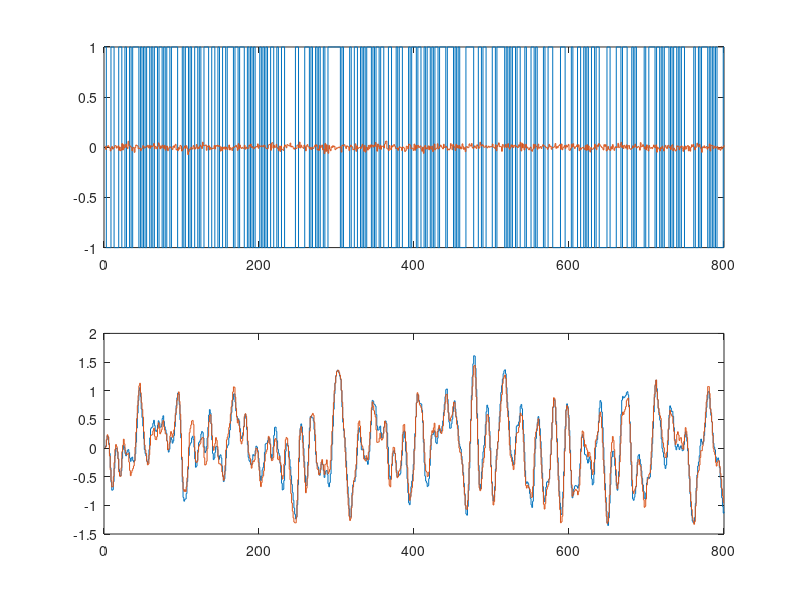
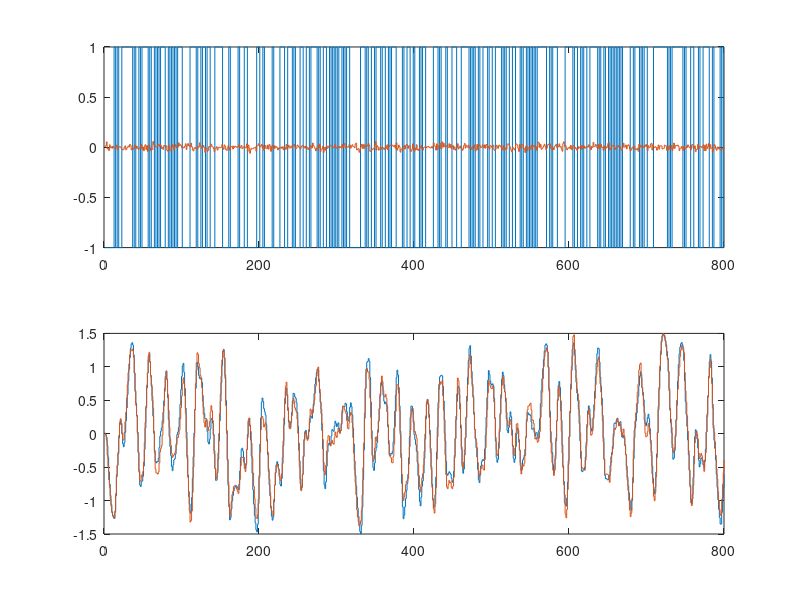

Here is the MATLAB script that generated these plots, in order: (Note: this script raises an error after producing the figures.)
%% System identification example and exercise MR2007 Summer 2021
% Kjartan Halvorsen

s = tf('s');
omega = 1;
zeta = 0.4;
G = omega^2/(s^2 + 2*zeta*omega*s + omega^2);
G1 = (s+1)/(2*s+1);
h = 0.3;

Gd = c2d(G, h);
[num, den] = tfdata(Gd)
disp('True model')
Gd

He = tf([1, 0, 0], den{1}, h)


% Generate identification data
sigma = 0.02;
N = 400;
uu = 2*( -0.5 + randi([0,1], 1, N) );
u = cat(1, uu, uu);
u = u(:);
e = sigma*randn(size(u));

y = lsim(Gd, u) + lsim(He, e);
yoe = lsim(Gd, u) + e;

dta = iddata(y, u, h);
dta_oe = iddata(yoe, u, h);

figure(1)
clf
subplot(211)
stairs(u)
hold on
stairs(e)
subplot(212)
stairs(y)
hold on
stairs(yoe)

% Generate validation sequence
uu = 2*( -0.5 + randi([0,1], 1, N) );
uv = cat(1, uu, uu);
uv = uv(:);
ev = sigma*randn(size(uv));

yv = lsim(Gd, uv) + lsim(He, ev);
yvoe = lsim(Gd, uv) + ev;

figure(2)
clf
subplot(211)
stairs(uv)
hold on
stairs(ev)
subplot(212)
stairs(yv)
hold on
stairs(yvoe)

dtav = iddata(yv, uv, h);
dta_oe_v = iddata(yvoe, uv, h);


%% Estimate first-order model (q + a_1) y(k) = (b_0q + b_1) q^{-1} u(k) + qe(k)
% \hat{y}(k+1) = -a_1y(k) +  b_0u(k) + b_1u(k-1) 
%              = [-y(k) u(k) u(k-1) ] * [a_1; b_0; b_1]
n = 1;
m = 1;
d = 1;

sys = arx(dta, [n, m, d])
sysoe = oe(dta_oe, [n, m, d])

compare(dtav, sys, sysoe)

%[sys1, resid1, resval1, rms1, fit1] = estimate_arx(u, y, n, m, d, uv, yv, figure(1));

sys1

%% Estimate second-order model (q^2 + a_1q + a_2) y(k) = (b_0q^2 + b_1a + b_2) q^{-d} u(k) + q^2e(k)
% \hat{y}(k+1) = -a_1y(k) - a_2y(k-1) +  b_0u(k+1-d) + b_1u(k-d) + b_2u(k-1-d) 
%              = [-y(k) -y(k-1) u(k+1-d) u(k-d) u(k-1-d) ] * [a_1; a_2; b_0; b_1; b_2]
n = 2;
m = 1;
d = 0;

[sys2, resid2, resval2, rms2, fit2] = estimate_arx(u, y, n, m, d, uv, yv, figure(2));
sys2

%% Estimate second-order model (q^2 + a_1q + a_2) y(k) = (b_0q^1 + b_1) q^{-0} u(k) + q^2e(k)
% \hat{y}(k+1) = -a_1y(k) - a_2y(k-1) +  b_0u(k) + b_1u(k-1) 
%              = [-y(k) -y(k-1) u(k) u(k-1) ] * [a_1; a_2; b_0; b_1]
n = 2;
m = 1;
d = 0;

[sys2, resid2, resval2, rms2, fit2] = estimate_arx(u, y, n, m, d, uv, yv, figure(2));
sys2

%% Estimate second-order model (q^2 + a_1q + a_2) y(k) = (b_0q^2 + b_1q+ b_2) q^{-0} u(k) + q^2e(k)
% \hat{y}(k+1) = -a_1y(k) - a_2y(k-1) +  b_0u(k+1) + b_1u(k) + b_2u(k-1) 
%              = [-y(k) -y(k-1) u(k+1) u(k) u(k-1) ] * [a_1; a_2; b_0; b_1;b_2]
n = 2;
m = 2;
d = 0;

[sys2b, resid2b, resval2b, rms2b, fit2b] = estimate_arx(u, y, n, m, d, uv, yv, figure(3));
sys2b

%% Estimate third-order model (q^3 + a_1q^2 + a_2q + a_3) y(k) = (b_0q^3 + b_1q^2+ b_2q + b_3) q^{-0} u(k) + q^3e(k)
% \hat{y}(k+1) = -a_1y(k) - a_2y(k-1) +  b_0u(k+1) + b_1u(k) + b_2u(k-1) 
%              = [-y(k) -y(k-1) u(k+1) u(k) u(k-1) ] * [a_1; a_2; b_0; b_1;b_2]
n = 3;
m = 3;
d = 0;

[sys3, resid3, resval3, rms3, fit3] = estimate_arx(u, y, n, m, d, uv, yv, figure(4));
sys3


% Exercise quiz 1
z = tf('z', 1);
G1 = 0.5/(z-0.7);

Ge = 1/(z-0.7);


% Generate identification data
sigma = 0.08;
N = 400;
uu = idinput(N, 'prbs');
e = sigma*randn(size(uu));
yy = lsim(G1, uu) +  lsim(Ge, e);

save('exc2_data.mat', 'uu', 'yy');

dtaa = iddata(yy,uu, 1);
arx1=arx(dtaa, [1, 1, 1])

% Exercise quiz 2
z = tf('z', 1);
G2 = (z+0.9)/(z-0.8+1j*0.2)/(z-0.8-1j*0.2)
G2e = 1/(z-0.8+1j*0.2)/(z-0.8-1j*0.2);


% Generate identification data
sigma = 0.1;
N = 4000;
uu2 = idinput(N, 'prbs');
e2 = sigma*randn(size(uu2));
yy2 = lsim(G2, uu2) +  lsim(G2e, e2);

save('exc3_data.mat', 'uu2', 'yy2');

dtaa21 = iddata(yy2,uu2, 1);
arx21=arx(dtaa2, [2, 2, 1])
